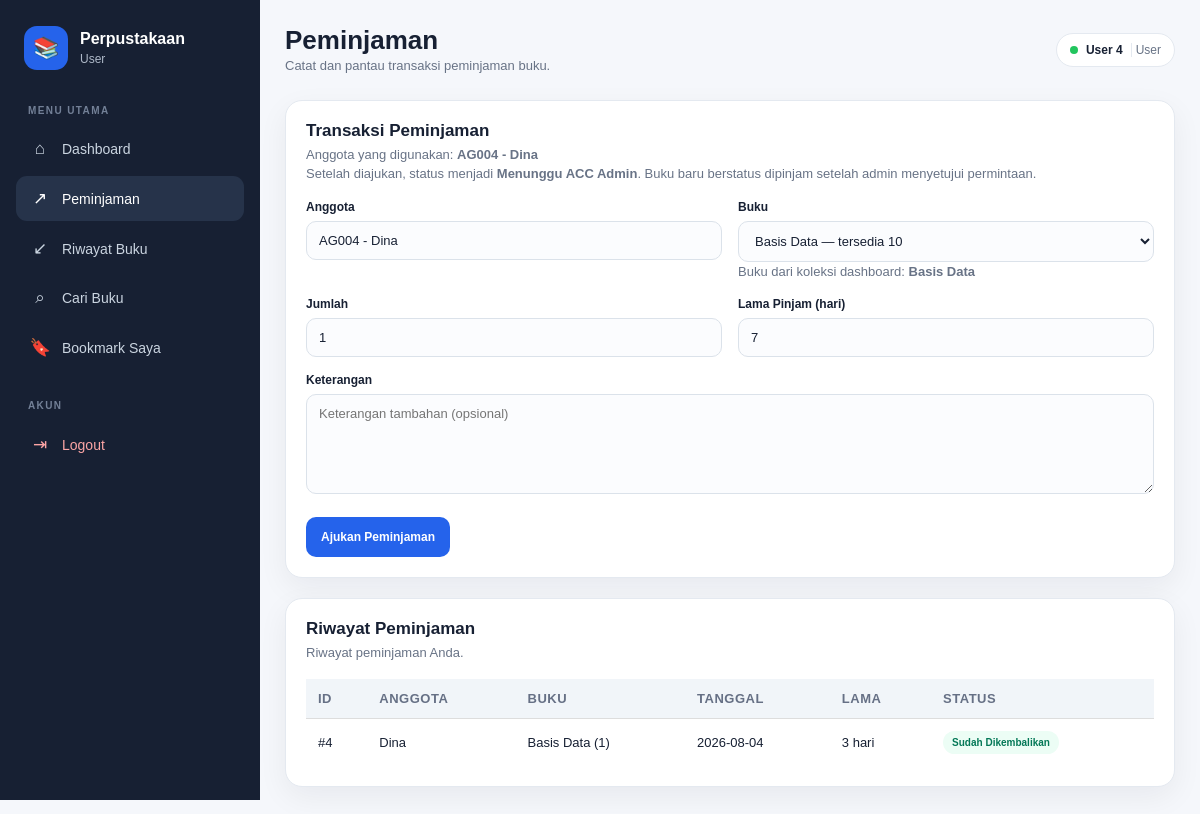
Page /transaksi/peminjaman.php?buku_id=4 (signed in) on the committed database.
### tables this page shows
CREATE TABLE `user` (
  `id` int(10) UNSIGNED NOT NULL,
  `nama` varchar(100) NOT NULL,
  `username` varchar(100) NOT NULL,
  `password` varchar(255) NOT NULL,
  `level` enum('admin','user') NOT NULL,
  `anggota_id` int(10) UNSIGNED DEFAULT NULL
);

CREATE TABLE `anggota` (
  `id` int(10) UNSIGNED NOT NULL,
  `kode_anggota` varchar(20) NOT NULL,
  `nama` varchar(100) NOT NULL,
  `jenis_kelamin` enum('pria','wanita') DEFAULT NULL,
  `tempat_lahir` varchar(100) DEFAULT NULL,
  `tanggal_lahir` date DEFAULT NULL,
  `telpon` varchar(12) DEFAULT NULL,
  `alamat` text DEFAULT NULL,
  `foto` varchar(255) DEFAULT NULL
);

CREATE TABLE `buku` (
  `id` int(10) UNSIGNED NOT NULL,
  `judul` varchar(255) NOT NULL,
  `kategori_id` int(10) UNSIGNED NOT NULL,
  `penerbit_id` int(10) UNSIGNED NOT NULL,
  `pengarang` varchar(150) DEFAULT NULL,
  `jumlah_halaman` int(3) DEFAULT NULL,
  `jumlah_stok` int(3) DEFAULT NULL,
  `tahun_terbit` int(4) DEFAULT NULL,
  `sinopsis` text DEFAULT NULL,
  `gambar` varchar(255) DEFAULT NULL,
  `status_aktif` tinyint(1) NOT NULL DEFAULT 1
);

CREATE TABLE `peminjaman` (
  `id` int(10) UNSIGNED NOT NULL,
  `tanggal_pinjam` date NOT NULL,
  `lama_pinjam` int(2) DEFAULT NULL,
  `keterangan` text DEFAULT NULL,
  `status` enum('diproses','dipinjam','sudah dikembalikan','ditolak') NOT NULL DEFAULT 'diproses',
  `anggota_id` int(10) UNSIGNED NOT NULL,
  `user_id` int(10) UNSIGNED NOT NULL
);

### config/app.php (called while the page is built, shortened)
<?php
if (!function_exists("e")) {
  function e($value)
  {
    return htmlspecialchars((string) $value, ENT_QUOTES, "UTF-8");
  }
}

### transaksi/peminjaman.php (the view, shortened to what this page needs)
<?php
require_once __DIR__ . '/../config/connection.php';
$userId = (int) $_SESSION['user_id'];
$level = $_SESSION['level'] ?? '';
$selectedBukuId = (int) ($_GET['buku_id'] ?? $_POST['buku_id'] ?? 0);
$anggotaLogin = null;
if ($level === 'user') {
    $q = $conn->prepare("
        SELECT
            u.id AS user_id,
            u.nama AS user_nama,
            u.anggota_id,
            a.kode_anggota,
            a.nama AS anggota_nama
        FROM user u
        LEFT JOIN anggota a
            ON a.id = u.anggota_id
        WHERE u.id = ?
        LIMIT 1
    ");
    $q->bind_param(
        'i',
        $userId
    );
    $q->execute();
    $anggotaLogin =
        $q->get_result()->fetch_assoc();
}
$anggotaRs = null;
$bukuRs = $conn->query("
    SELECT
        b.id,
        b.judul,
        b.jumlah_stok -
        COALESCE(
            x.dipinjam,
            0
        ) AS tersedia
    FROM buku b
    LEFT JOIN
    (
        SELECT
            pd.buku_id,
            SUM(pd.jumlah) AS dipinjam
        FROM peminjaman_detail pd
        JOIN peminjaman p
            ON p.id = pd.peminjaman_id
        WHERE p.status = 'dipinjam'
        GROUP BY pd.buku_id
    ) x
        ON x.buku_id = b.id
    WHERE b.status_aktif = 1
    ORDER BY b.judul
");
if ($level === 'admin') {
    $rows = $conn->query("
        SELECT
            p.id,
            p.tanggal_pinjam,
            p.lama_pinjam,
            p.status,
            a.nama AS anggota,
            GROUP_CONCAT(
                CONCAT(
                    b.judul,
                    ' (',
                    pd.jumlah,
                    ')'
                )
                SEPARATOR ', '
            ) AS buku
        FROM peminjaman p
        JOIN anggota a
            ON a.id = p.anggota_id
        JOIN peminjaman_detail pd
            ON pd.peminjaman_id = p.id
        JOIN buku b
            ON b.id = pd.buku_id
        GROUP BY p.id
        ORDER BY p.id DESC
    ");
} else {
    $rows = $conn->prepare("
        SELECT
            p.id,
            p.tanggal_pinjam,
            p.lama_pinjam,
            p.status,
            a.nama AS anggota,
            GROUP_CONCAT(
                CONCAT(
                    b.judul,
                    ' (',
                    pd.jumlah,
                    ')'
                )
                SEPARATOR ', '
            ) AS buku
        FROM peminjaman p
        JOIN anggota a
            ON a.id = p.anggota_id
        JOIN peminjaman_detail pd
            ON pd.peminjaman_id = p.id
        JOIN buku b
            ON b.id = pd.buku_id
        WHERE p.user_id = ?
        GROUP BY p.id
        ORDER BY p.id DESC
    ");
    $rows->bind_param(
        'i',
        $userId
    );
    $rows->execute();
    $rows =
        $rows->get_result();
}
require_once __DIR__ .
    '/../includes/layout_header.php';
?>
<section class="panel form-panel">
    <div class="panel-head">
        <div>
            <h3>
                Transaksi Peminjaman
            </h3>
            <?php if (
                $level === 'user' &&
                $anggotaLogin
            ): ?>
                <p class="muted">
                    Anggota yang digunakan:
                    <strong>
                        <?= e(
                            $anggotaLogin['kode_anggota']
                            . ' - '
                            . $anggotaLogin['anggota_nama']
                        ) ?>
                    </strong>
                </p>
                <p class="muted">
                    Setelah diajukan, status menjadi <strong>Menunggu ACC Admin</strong>.
                    Buku baru berstatus dipinjam setelah admin menyetujui permintaan.
                </p>
            <?php endif; ?>
        </div>
    </div>
    <form
        method="post"
        class="form-grid"
    >
        <?php if ($level === 'admin'): ?>
            <!--
            ============================================================
            ADMIN
            ============================================================
            -->
            <div>
                <label>
                    Anggota
                </label>
                <select
                    name="anggota_id"
                    required
                >
                    <option value="">
                        Pilih anggota
                    </option>
                    <?php while (
                        $a =
                        $anggotaRs->fetch_assoc()
                    ): ?>
                        <option
                            value="<?= (int) $a['id'] ?>"
                        >
                            <?= e(
                                $a['kode_anggota']
                                . ' - '
                                . $a['nama']
                            ) ?>
                        </option>
                    <?php endwhile; ?>
                </select>
            </div>
        <?php else: ?>
            <div>
                <label>
                    Anggota
                </label>
                <input
                    type="text"
                    value="<?= $anggotaLogin
                        ? e(
                            $anggotaLogin['kode_anggota']
                            . ' - '
                            . $anggotaLogin['anggota_nama']
                        )
                        : 'Belum terhubung dengan anggota'
                    ?>"
                    readonly
                >
            </div>
        <?php endif; ?>
        <div>
            <label>
                Buku
            </label>
            <select
                name="buku_id"
                required
            >
                <?php while (
                    $b =
                    $bukuRs->fetch_assoc()
                ): ?>
                    <option
                        value="<?= (int) $b['id'] ?>"
                        <?= $b['tersedia'] < 1
                            ? 'disabled'
                            : '' ?>
                        <?= $selectedBukuId === (int) $b['id']
                            ? 'selected'
                            : '' ?>
                    >
                        <?= e($b['judul']) ?>
                        —
                        tersedia
                    </option>
                <?php endwhile; ?>
            </select>
            <?php if ($selectedBukuId > 0): ?>
                <?php
                $selectedCheck = $conn->prepare("SELECT judul FROM buku WHERE id = ? AND status_aktif = 1 LIMIT 1");
                $selectedCheck->bind_param('i', $selectedBukuId);
                $selectedCheck->execute();
                $selectedBookRow = $selectedCheck->get_result()->fetch_assoc();
                $selectedBookName = $selectedBookRow['judul'] ?? '';
                ?>
                <?php if ($selectedBookName !== ''): ?>
                    <small class="muted">
                        Buku dari koleksi dashboard: <strong><?= e($selectedBookName) ?></strong>
                    </small>
                <?php endif; ?>
            <?php endif; ?>
        </div>
        <div>
            <label>
                Jumlah
            </label>
            <input
                type="number"
                name="jumlah"
                min="1"
                value="1"
                required
            >
        </div>
        <div>
            <label>
                Lama Pinjam (hari)
            </label>
            <input
                type="number"
                name="lama_pinjam"
                min="1"
                value="7"
                required
            >
        </div>
        <div class="full">
            <label>
                Keterangan
            </label>
            <textarea
                name="keterangan"
                rows="4"
                placeholder="Keterangan tambahan (opsional)"
            ></textarea>
        </div>
        <div class="full form-actions">
            <button
                type="submit"
                class="btn primary"
                <?= (
                    $level === 'user' &&
                    !$anggotaLogin
                )
                    ? 'disabled'
                    : '' ?>
            >
                Ajukan Peminjaman
            </button>
        </div>
    </form>
</section>
<section class="panel">
    <div class="panel-head">
        <div>
            <h3>
                Riwayat Peminjaman
            </h3>
            <p class="muted">
                <?= $level === 'admin'
                    ? 'Semua transaksi peminjaman.'
                    : 'Riwayat peminjaman Anda.' ?>
            </p>
        </div>
    </div>
    <div class="table-wrap">
        <table>
            <thead>
                <tr>
                    <th>ID</th>
                    <th>Anggota</th>
                    <th>Buku</th>
                    <th>Tanggal</th>
                    <th>Lama</th>
                    <th>Status</th>
                </tr>
            </thead>
            <tbody>
                <?php while (
                    $r =
                    $rows->fetch_assoc()
                ): ?>
                    <tr>
                        <td data-label="ID">
                            #<?= (int) $r['id'] ?>
                        </td>
                        <td data-label="Anggota">
                            <?= e(
                                $r['anggota']
                            ) ?>
                        </td>
                        <td data-label="Buku">
                            <?= e(
                                $r['buku']
                            ) ?>
                        </td>
                        <td data-label="Tanggal">
                            <?= e(
                                $r['tanggal_pinjam']
                            ) ?>
                        </td>
                        <td data-label="Lama">
                            <?= (int)
                                $r['lama_pinjam'] ?>
                            hari
                        </td>
                        <td data-label="Status">
                            <?php
                            $statusClass = 'green';
                            $statusLabel = 'Sudah Dikembalikan';
                            ?>
                            <span class="badge <?= $statusClass ?>">
                                <?= e($statusLabel) ?>
                            </span>
                        </td>
                    </tr>
                <?php endwhile; ?>
            </tbody>
        </table>
    </div>
</section>
<?php
require_once __DIR__ .
    '/../includes/layout_footer.php';
?>

### assets/css/style.css (style rules this page uses)
* { box-sizing: border-box; margin: 0; padding: 0; }
:root { --nav: #172033; --nav-2: #26334a; --primary: #2563eb; --primary-dark: #1d4ed8; --bg: #f5f7fb; --white: #ffffff; --text: #172033; --muted: #687386; --border: #e4e9f0; --green: #047857; --red: #b91c1c; --orange: #c2410c; --shadow: 0 10px 30px rgba(15, 23, 42, 0.06); --shadow-hover: 0 15px 35px rgba(15, 23, 42, 0.10); --radius: 12px; --radius-lg: 17px; }
html { scroll-behavior: smooth; }
body { font-family: Arial, Helvetica, sans-serif; background: var(--bg); color: var(--text); min-height: 100vh; }
button, input, select, textarea { font-family: inherit; }
.hero-panel, .panel, .stat-card, .summary-card, .search-hero, .search-results { background: #ffffff; border: 1px solid var(--border); border-radius: var(--radius-lg); box-shadow: var(--shadow); }
.panel { padding: 20px; margin-bottom: 20px; }
.btn { display: inline-flex; align-items: center; justify-content: center; min-height: 40px; padding: 9px 14px; border: 1px solid transparent; border-radius: 10px; text-decoration: none; background: #eef2f7; color: #334155; font-weight: 700; font-size: 12px; cursor: pointer; transition: background 0.18s ease, transform 0.18s ease, filter 0.18s ease; }
.btn.primary { background: var(--primary); color: #ffffff; }
.form-panel { max-width: 1000px; }
.form-grid { display: grid; grid-template-columns: repeat(2, minmax(0, 1fr)); gap: 16px; }
.form-grid .full { grid-column: 1 / -1; }
label { display: block; font-size: 12px; font-weight: 700; margin-bottom: 7px; }
input, select, textarea { width: 100%; padding: 11px 12px; border: 1px solid #dbe2ea; border-radius: 10px; background: #fbfcfe; color: var(--text); font: inherit; font-size: 13px; outline: none; transition: border-color 0.18s ease, box-shadow 0.18s ease; }
textarea { resize: vertical; min-height: 100px; }
.form-actions { display: flex; gap: 9px; align-items: center; flex-wrap: wrap; margin-top: 3px; }
.table-wrap, .table-container { width: 100%; overflow-x: auto; -webkit-overflow-scrolling: touch; }
table { width: 100%; border-collapse: collapse; min-width: 760px; background: #ffffff; }
th, td { padding: 13px 12px; border-bottom: 1px solid var(--border); text-align: left; font-size: 12px; vertical-align: middle; }
th { background: #f8fafc; color: #667085; text-transform: uppercase; font-size: 10px; letter-spacing: 0.5px; white-space: nowrap; }
tbody tr:last-child td { border-bottom: 0; }
table th, table td { padding: 12px; border-bottom: 1px solid #ddd; text-align: left; font-size: 13px; }
table th { background: #f1f5f9; font-weight: bold; }
.badge { display: inline-flex; padding: 6px 9px; border-radius: 999px; font-size: 10px; font-weight: 800; }
.badge.green { background: #ecfdf5; color: var(--green); }
.muted { color: var(--muted); font-size: 13px; line-height: 1.5; }
.panel-head { display: flex; align-items: center; justify-content: space-between; gap: 16px; margin-bottom: 16px; }
.panel-head h3 { font-size: 17px; margin-bottom: 4px; }
.panel-head p { margin: 0; }
.form-actions { display: flex; flex-wrap: wrap; gap: 8px; }

### rows in the picture
user: anggota.nama "AG004 - Dina"
buku: judul "Basis Data"
peminjaman: id "4", anggota.nama "Dina", buku "Basis Data (1)", tanggal_pinjam "2026-08-04", lama_pinjam "3", statusLabel "Sudah Dikembalikan"

### other values in the picture
$level ?: 'User' "User"
$pageTitle "Peminjaman"
$pageDescription "Catat dan pantau transaksi peminjaman buku."
$_SESSION['nama'] "User 4"
$_SESSION['level'] "User"
form field buku_id "Basis Data — tersedia 10"
